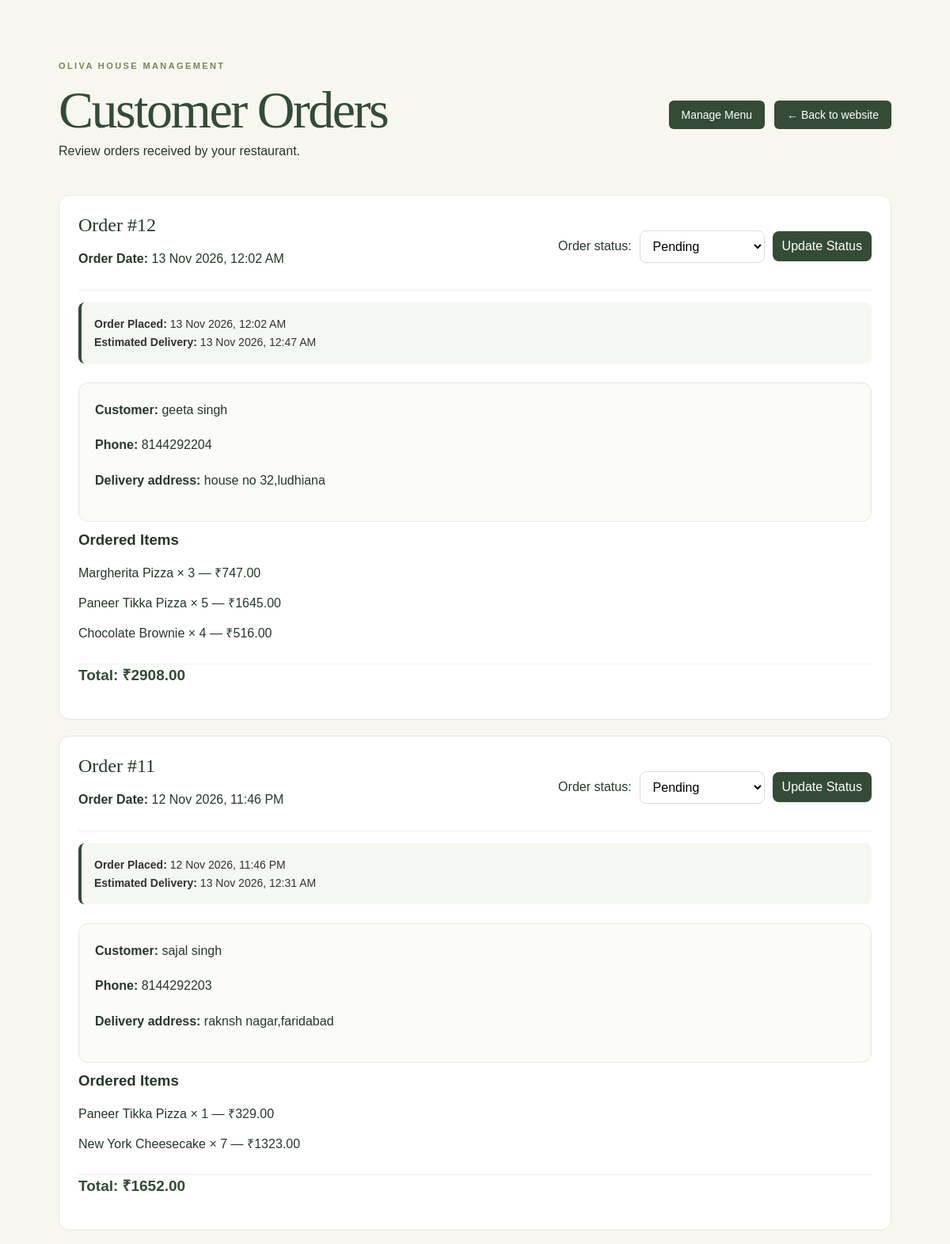
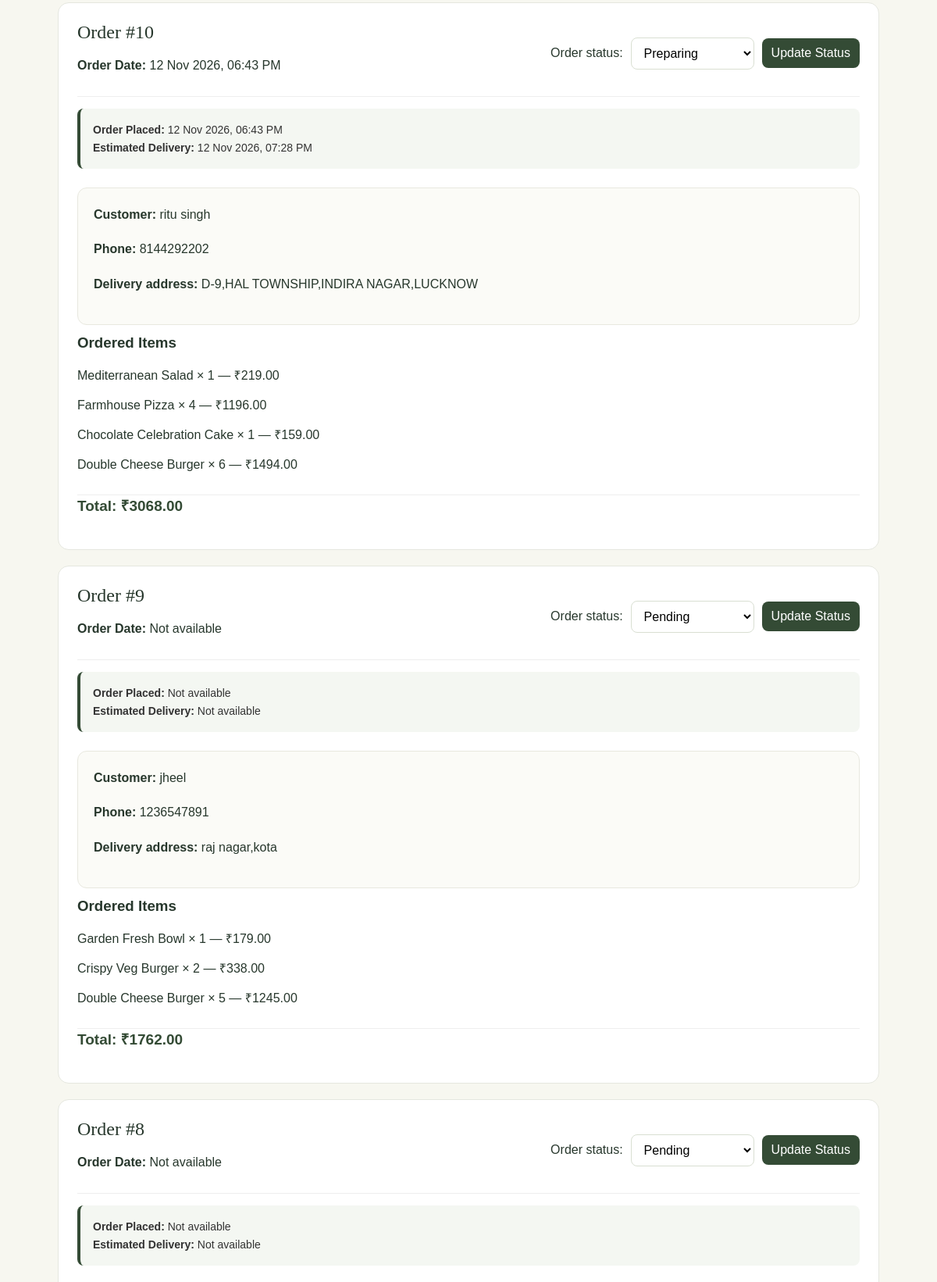
/admin/orders (signed in, upper part), run on the app's committed database (2 pictures, top to bottom).
### app.py (models this page shows)
class CustomerOrder(db.Model):
    __tablename__ = "customer_orders"
    placed_at = db.Column(db.DateTime, nullable=True)
    estimated_delivery = db.Column(db.DateTime, nullable=True)
    id = db.Column(db.Integer, primary_key=True)
    customer_name = db.Column(db.String(100), nullable=False)
    phone = db.Column(db.String(15), nullable=False)
    address = db.Column(db.String(300), nullable=False)
    total_amount = db.Column(db.Float, nullable=False, default=0)
    status = db.Column(db.String(30), nullable=False, default="Pending")
    created_at = db.Column(
        db.DateTime,
        default=db.func.current_timestamp()
    )
    items = db.relationship(
        "OrderItem",
        backref="customer_order",
        cascade="all, delete-orphan"
    )

class OrderItem(db.Model):
    __tablename__ = "order_items"
    id = db.Column(db.Integer, primary_key=True)
    order_id = db.Column(
        db.Integer,
        db.ForeignKey("customer_orders.id"),
        nullable=False
    )
    menu_item_id = db.Column(
        db.Integer,
        db.ForeignKey("menu_item.id"),
        nullable=True
    )
    item_name = db.Column(db.String(100), nullable=False)
    price = db.Column(db.Float, nullable=False)
    quantity = db.Column(db.Integer, nullable=False)

### app.py (the view)
@app.route("/admin/orders")
def admin_orders():
    orders = CustomerOrder.query.order_by(
        CustomerOrder.created_at.desc()
    ).all()
    if not session.get("is_admin"):
        return redirect("/admin/login")
    return render_template("admin_orders.html", orders=orders)

### templates/admin_orders.html (shortened to what this page needs)
<!DOCTYPE html>
<html lang="en">
<head>
    <link rel="stylesheet"
          href="{{ url_for('static', filename='css/style.css') }}">
</head>
<body>
    <main class="admin-container">
        <div class="admin-heading">
            <div>
                <p class="eyebrow">OLIVA HOUSE MANAGEMENT</p>
                <h1>Customer Orders</h1>
                <p>Review orders received by your restaurant.</p>
            </div>
            <div class="admin-nav">
            <a href="{{ url_for('admin_menu') }}">Manage Menu</a>
            <a class="back-link" href="/">← Back to website</a>
            </div>
        </div>
        {% if orders %}
            {% for order in orders %}
            <article class="order-card">
                <div class="order-top">
                    <div>
                        <h2>Order #{{ order.id }}</h2>
                        <p>
                            <strong>Order Date:</strong>
                            {{ order.placed_at.strftime("%d %b %Y, %I:%M %p")
                            if order.placed_at else "Not available" }}
                        </p>
                </div>
<form
    action="{{ url_for('update_order_status', order_id=order.id) }}"
    method="POST"
    class="status-form"
>
    <label for="status-{{ order.id }}">Order status:</label>
    <select id="status-{{ order.id }}" name="status">
        {% for status_option in [
            "Pending",
            "Preparing",
            "Out for Delivery",
            "Delivered",
            "Cancelled"
        ] %}
        <option
            value="{{ status_option }}"
            {% if order.status == status_option %}selected{% endif %}
        >
            {{ status_option }}
        </option>
        {% endfor %}
    </select>
    <button type="submit">Update Status</button>
</form>
                </div>
                <div class="order-time-details">
    <p>
        <strong>Order Placed:</strong>
        {{ order.placed_at.strftime("%d %b %Y, %I:%M %p")
           if order.placed_at else "Not available" }}
    </p>
    <p>
        <strong>Estimated Delivery:</strong>
        {{ order.estimated_delivery.strftime("%d %b %Y, %I:%M %p")
           if order.estimated_delivery else "Not available" }}
    </p>
</div>
                <div class="order-details">
                    <p><strong>Customer:</strong> {{ order.customer_name }}</p>
                    <p><strong>Phone:</strong> {{ order.phone }}</p>
                    <p><strong>Delivery address:</strong> {{ order.address }}</p>
                </div>
                <div class="order-items">
                    <h3>Ordered Items</h3>
                    {% for item in order.items %}
                    <p>
                        {{ item.item_name }} × {{ item.quantity }}
                        — ₹{{ "%.2f"|format(item.price * item.quantity) }}
                    </p>
                    {% endfor %}
                </div>
                <p class="order-total">
                    <strong>Total: ₹{{ "%.2f"|format(order.total_amount) }}</strong>
                </p>
            </article>
            {% endfor %}
        {% else %}
            <div class="empty-orders">
                <h2>No orders yet</h2>
                <p>Customer orders will appear here after checkout.</p>
            </div>
        {% endif %}
    </main>
</body>
</html>

### static/css/style.css (style rules this page uses)
:root { --cream: #faf8f3; --white: #ffffff; --green: #304b36; --green-light: #e9eee5; --olive: #778653; --text: #27372c; --muted: #7d8278; --border: #e9e7df; }
* { box-sizing: border-box; }
html { scroll-behavior: smooth; }
body { margin: 0; background: var(--cream); color: var(--text); font-family: Arial, Helvetica, sans-serif; }
a { color: inherit; text-decoration: none; }
button, input { font: inherit; }
button { cursor: pointer; }
.eyebrow { color: var(--olive); font-size: 11px; font-weight: bold; letter-spacing: 2.4px; line-height: 1.7; }
h1, h2, h3, p { margin-top: 0; }
h1, h2 { font-family: Georgia, "Times New Roman", serif; font-weight: normal; }
h1 { margin-bottom: 24px; font-size: clamp(48px, 5.5vw, 76px); letter-spacing: -2.5px; line-height: 1.06; }
.status-form { display: flex; align-items: center; flex-wrap: wrap; gap: 10px; margin: 16px 0; }
.status-form select, .status-form button { padding: 10px 12px; border: 1px solid #d9dfd2; border-radius: 8px; font: inherit; }
.status-form select { background: white; }
.status-form button { background: #344b35; color: white; border: none; cursor: pointer; }
.order-time-details { background: #f4f7f2; padding: 12px 16px; border-radius: 8px; margin: 15px 0; border-left: 4px solid #344b35; }
.order-time-details p { margin: 7px 0; color: #333; font-size: 14px; }

### templates/admin_orders.html (style rules this page uses)
body { background: #f7f7f0; }
.admin-container { max-width: 1100px; margin: 50px auto; padding: 24px; }
.admin-heading { display: flex; justify-content: space-between; align-items: center; gap: 16px; flex-wrap: wrap; margin-bottom: 30px; }
.admin-heading h1 { color: #344b35; margin-bottom: 8px; }
.back-link { color: #344b35; text-decoration: none; }
.admin-nav { display: flex; gap: 12px; align-items: center; flex-wrap: wrap; }
.admin-nav a { text-decoration: none; color: white; background: #344b35; padding: 10px 16px; border-radius: 6px; font-size: 14px; transition: background 0.3s; }
.order-card { background: white; border: 1px solid #e5e7df; border-radius: 14px; padding: 24px; margin-bottom: 20px; }
.order-top { display: flex; justify-content: space-between; gap: 12px; flex-wrap: wrap; border-bottom: 1px solid #eee; padding-bottom: 14px; }
.order-details { line-height: 1.8; overflow-wrap: anywhere; }
.order-items { padding: 12px 0; border-bottom: 1px solid #eee; }
.order-total { color: #344b35; font-size: 19px; }
.order-details { margin-top: 24px; padding: 20px; background: #fbfbf7; border: 1px solid #e8e8df; border-radius: 12px; text-align: left; }

### data on the page
CustomerOrder: id "12", placed_at "13 Nov 2026, 12:02 AM", status "Pending", estimated_delivery "13 Nov 2026, 12:47 AM", customer_name "geeta singh", phone "8144292204", address "house no 32,ludhiana", total_amount "2908.00"
OrderItem: item_name "Margherita Pizza", quantity "3", item.price*item.quantity "747.00"
OrderItem: item_name "Paneer Tikka Pizza", quantity "5", item.price*item.quantity "1645.00"
OrderItem: item_name "Chocolate Brownie", quantity "4", item.price*item.quantity "516.00"
CustomerOrder: id "11", placed_at "12 Nov 2026, 11:46 PM", status "Pending", estimated_delivery "13 Nov 2026, 12:31 AM", customer_name "sajal singh", phone "8144292203", address "raknsh nagar,faridabad", total_amount "1652.00"
OrderItem: item_name "Paneer Tikka Pizza", quantity "1", item.price*item.quantity "329.00"
OrderItem: item_name "New York Cheesecake", quantity "7", item.price*item.quantity "1323.00"
CustomerOrder: id "10", placed_at "12 Nov 2026, 06:43 PM", status "Preparing", estimated_delivery "12 Nov 2026, 07:28 PM", customer_name "ritu singh", phone "8144292202", address "D-9,HAL TOWNSHIP,INDIRA NAGAR,LUCKNOW", total_amount "3068.00"
OrderItem: item_name "Mediterranean Salad", quantity "1", item.price*item.quantity "219.00"
OrderItem: item_name "Farmhouse Pizza", quantity "4", item.price*item.quantity "1196.00"
OrderItem: item_name "Chocolate Celebration Cake", quantity "1", item.price*item.quantity "159.00"
OrderItem: item_name "Double Cheese Burger", quantity "6", item.price*item.quantity "1494.00"
CustomerOrder: id "9", placed_at "Not available", status "Pending", estimated_delivery "Not available", customer_name "jheel", phone "1236547891", address "raj nagar,kota", total_amount "1762.00"
OrderItem: item_name "Garden Fresh Bowl", quantity "1", item.price*item.quantity "179.00"
OrderItem: item_name "Crispy Veg Burger", quantity "2", item.price*item.quantity "338.00"
OrderItem: item_name "Double Cheese Burger", quantity "5", item.price*item.quantity "1245.00"
CustomerOrder: id "8", placed_at "Not available", status "Pending", estimated_delivery "Not available"
